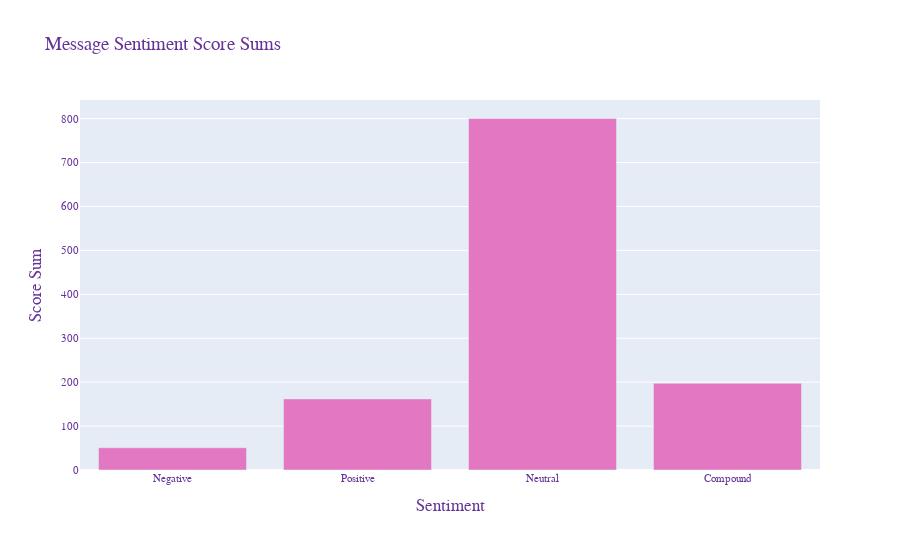

Notebook code for this chart:
### Code cell
fig = px.bar(df, 'Sentiment', 'Score Sum', 
             title='Message Sentiment Score Sums', 
             width=900, height=550)

fig.update_traces(marker_color='#e377c2')
fig.update_layout(title_font_size=19,
    font_color="rebeccapurple",
    title_font_family="Courier",
    title_font_color="rebeccapurple"
)

fig.update_xaxes(title='Sentiment' ,title_font=dict(size=17, family='Courier'),
                 tickfont=dict(family='Silom', color='rebeccapurple', size=11))

fig.update_yaxes(title = 'Score Sum', title_font=dict(size=17, family='Courier'),
                tickfont=dict(family='Silom', color='rebeccapurple', size=11))
fig.show()

### Figure 1 — Plotly figure (JSON) as saved in the notebook; plotly's stock layout.template omitted (floating-point values rounded to 4 significant figures)
{"data": [{"alignmentgroup": "True", "hovertemplate": "Sentiment=%{x}<br>Score Sum=%{y}<extra></extra>", "legendgroup": "", "marker": {"color": "#e377c2"}, "name": "", "offsetgroup": "", "orientation": "v", "showlegend": false, "textposition": "auto", "type": "bar", "x": ["Negative", "Positive", "Neutral", "Compound"], "xaxis": "x", "y": [50.74, 161.9, 800.4, 197.4], "yaxis": "y"}], "layout": {"barmode": "relative", "font": {"color": "rebeccapurple"}, "height": 550, "legend": {"tracegroupgap": 0}, "title": {"font": {"color": "rebeccapurple", "family": "Courier", "size": 19}, "text": "Message Sentiment Score Sums"}, "width": 900, "xaxis": {"anchor": "y", "domain": [0, 1], "tickfont": {"color": "rebeccapurple", "family": "Silom", "size": 11}, "title": {"font": {"family": "Courier", "size": 17}, "text": "Sentiment"}}, "yaxis": {"anchor": "x", "domain": [0, 1], "tickfont": {"color": "rebeccapurple", "family": "Silom", "size": 11}, "title": {"font": {"family": "Courier", "size": 17}, "text": "Score Sum"}}}}
